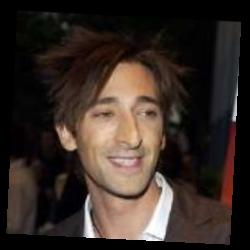
#> input picture python code and data/train-images/Adrien_Brody/Adrien_Brody_0001.jpg, 250 x 250 px
$ jupyter execute Face-Recognition-Attendance-System_2.ipynb
#> lines starting #> are read from the running program, lines starting #| are printed output that depends on the picture
# Face Recognition with OpenCV and Python

The Face Recognition process is divided into three steps.

1. **Prepare training data:** In this step we will read training images for each person/subject along with their labels, detect faces from each image and assign each detected face an integer label of the person it belongs to.
2. **Train Face Recognizer:** In this step we will train OpenCV's LBPH face recognizer by feeding it the data we prepared in step 1.
3. **Testing:** In this step we will pass some test images to face recognizer and see if it predicts them correctly.

### Import Required Modules

Before starting the actual coding we need to import the required modules for coding. So let's import them first.

- **cv2:** is _OpenCV_ module for Python which we will use for face detection and face recognition.
- **os:** We will use this Python module to read our training directories and file names.
- **numpy:** We will use this module to convert Python lists to numpy arrays as OpenCV face recognizers accept numpy arrays.

[cell 1]
#import OpenCV module
import cv2
#import os module for reading training data directories and paths
import os
#import numpy to convert python lists to numpy arrays as
#it is needed by OpenCV face recognizers
import numpy as np
import matplotlib.pyplot as plt
import pickle

### Training Data

The more images used in training the better. Normally a lot of images are used for training a face recognizer so that it can learn different looks of the same person.

All training data is inside _`train-images`_ folder. _`train-images`_ folder contains one folder for each person and each folder is named with the person's name.
The _`test-images`_ folder contains images that we will use to test our face recognizer after it has been successfully trained.

As OpenCV face recognizer accepts labels as integers so we need to define a mapping between integer labels and persons actual names so below I am defining a mapping of persons integer labels and their respective names.

### Prepare training data

[cell 2]
#function to detect face using OpenCV
def detect_face(img):
    #convert the test image to gray image as opencv face detector expects gray images
    gray = cv2.cvtColor(img, cv2.COLOR_BGR2GRAY)

    #load OpenCV face detector, I am using LBP which is fast
    face_cascade = cv2.CascadeClassifier('opencv-files/lbpcascade_frontalface.xml')

    #let's detect multiscale (some images may be closer to camera than others) images
    #result is a list of faces
    faces = face_cascade.detectMultiScale(gray, scaleFactor=1.2, minNeighbors=5);

    #if no faces are detected then return original img
    if (len(faces) == 0):
        return None, None

    #under the assumption that there will be only one face,
    #extract the face area
    (x, y, w, h) = faces[0]

    #return only the face part of the image
    return gray[y:y+w, x:x+h], faces[0]

[cell 3]
#there is no label 0 in our training data so subject name for index/label 0 is empty
subjects = []
with open("subjects.txt", "wb") as fp:
        pickle.dump(subjects, fp)

[cell 4]
#this function will read all persons' training images, detect face from each image and will return two lists of exactly same size, one list of faces and another list of labels for each face
def prepare_training_data(data_folder_path):

    #------STEP-1--------
    #get the directories (one directory for each subject) in data folder
#> called with data_folder_path = 'train-images'
    dirs = os.listdir(data_folder_path)

    #list to hold all subject faces
    faces = []
    #list to hold labels for all subjects
    labels = []
    #there is no label 0 in our training data so subject name for index/label 0 is empty
    with open("subjects.txt", "rb") as fp:
        subjects = pickle.load(fp)

    #let's go through each directory and read images within it
    for dir_name in dirs:

        #------STEP-2--------
        #extract label number of subject from dir_name
        subjects.append(dir_name)

        #build path of directory containin images for current subject subject
        subject_dir_path = data_folder_path + "/" + dir_name

        #get the images names that are inside the given subject directory
        subject_images_names = os.listdir(subject_dir_path)

        #------STEP-3--------
        #go through each image name, read image, detect face and add face to list of faces
        for image_name in subject_images_names:

#             #ignore system files like .DS_Store
#             if image_name.startswith("."):
#                 continue;

            #build image path
            image_path = subject_dir_path + "/" + image_name

            #read image
            image = cv2.imread(image_path)
#> image is the input picture: shape (250, 250, 3); mean B, G, R 38, 44, 55.5

            #display an image window to show the image
            cv2.imshow("Training on image...", image)
            cv2.waitKey(100)

            #detect face
            face, rect = detect_face(image)
#> in detect_face, `gray = cv2.cvtColor(img, cv2.COLOR_BGR2GRAY)`:
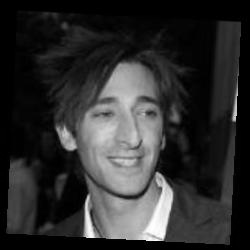
#> gray: shape (250, 250); min 0, max 255, mean 46.8

            #------STEP-4--------
            if face is not None:
                #add face to list of faces
                faces.append(face)
                #add label for this face
                labels.append(subjects.index(dir_name))

    cv2.destroyAllWindows()
    cv2.waitKey(1)
    cv2.destroyAllWindows()

    return faces, labels, subjects


$ run again, on python code and data/test-images/test_4.jpg
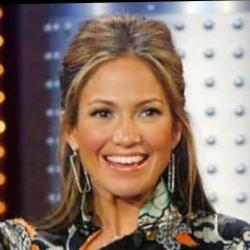
#> input picture python code and data/test-images/test_4.jpg, 250 x 250 px
#> test_img is the input picture: shape (250, 250, 3); mean B, G, R 104.1, 114.9, 136
#> in detect_face, `gray = cv2.cvtColor(img, cv2.COLOR_BGR2GRAY)`:
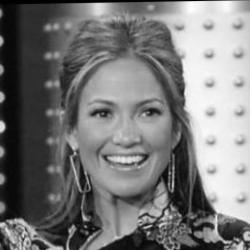
#> gray: shape (250, 250); min 0, max 255, mean 120
